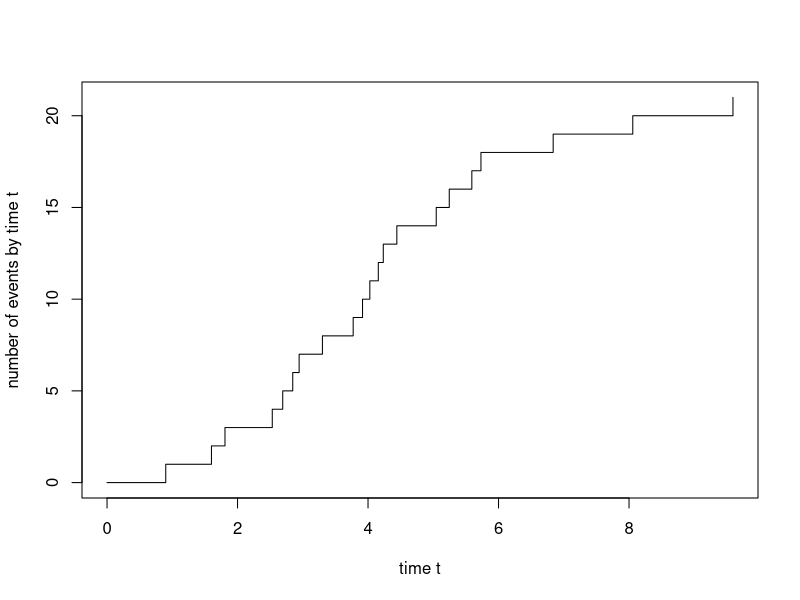
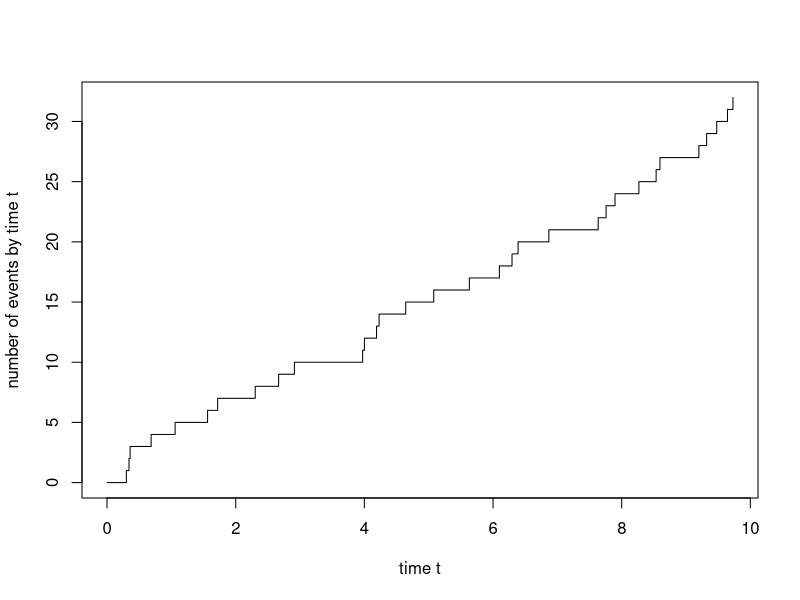

Here is the R script that generated these plots, in order:
## ---- chunk 1
n=100
u=runif(n,0,1)
x=c(1:n)*0
lamb=1/1500
x=-log(1-u)/lamb
## ---- chunk 2
ks.test(x,pexp,1/1500, alternative="two.sided")

## ---- chunk 3
m=30 #number of changes
index=floor(runif(m,1,n))
lamb2=1/500
y=x

for (i in 1:m){
  u=runif(1,0,1)
  y[index[i]]=-log(1-u)/lamb2}
## ---- chunk 4
ks.test(y,pexp,1/1500, alternative="two.sided")
result=ks.test(y,pexp,1/1500, alternative="two.sided")
print(result$statistic)
## ---- chunk 5
n=100
size=10
max=0
rangemax=c(1:size)*0
start=1
end=size

for (i in 1:(n-size)){
  result=ks.test(y[start:end],pexp,1/1500, alternative="two.sided")
  compared=result$statistic
  if (compared > max){max=compared
  rangemax=c(start:end)}
  start=start+1
  end=end+1
} 
print(max)
print(rangemax)
## ---- chunk 6
size=5
max=0
rangemax=c(1:size)*0
start=1
end=size

for (i in 1:(n-size)){
  result=ks.test(y[start:end],pexp,1/1500, alternative="two.sided")
  compared=result$statistic
  if (compared > max){max=compared
  rangemax=c(start:end)}
  start=start+1
  end=end+1
} 
print(max)
print(rangemax)
## ---- chunk 7
print(ks.test(y[rangemax],pexp,1/1500, alternative="two.sided")$p.value)
## ---- chunk 8
size=10
max=0
rangemax=c(1:size)*0
start=1
end=size

for (i in 1:(n-size)){
  result=ks.test(x[start:end],pexp,1/1500, alternative="two.sided")
  compared=result$statistic
  if (compared > max){max=compared
  rangemax=c(start:end)}
  start=start+1
  end=end+1
} 
print(max)
print(rangemax)
print(ks.test(y[rangemax],pexp,1/1500, alternative="two.sided")$p.value)
## ---- chunk 9

PoissonProcess <- function(lambda,T) {
  return(sort(runif(rpois(1,lambda*T),0,T)))
}



lambda1=2
lambda2=3
Ti=10
pp1=PoissonProcess(lambda1,Ti)
print(pp1)
plot(c(0,pp1),0:length(pp1),type="s",xlab="time t",ylab="number of events by time t")

pp2=PoissonProcess(lambda2,Ti)
print(pp2)
plot(c(0,pp2),0:length(pp2),type="s",xlab="time t",ylab="number of events by time t")

#time between events 
n1=length(pp1)
tbe1=pp1[2:n1]-pp1[1:n1-1]
tbe1

n2=length(pp2)
tbe2=pp2[2:n2]-pp2[1:n2-1]
tbe2




## ---- chunk 10
Rain_Dataset = read.csv("synop.202202.csv", sep = ";")
print("Rain Dataset")
summary(Rain_Dataset)


Rain_Dataset_Red = Rain_Dataset[,c('date', 'rr3')]
Rain_Dataset_Red[,'rr3'] = as.numeric(Rain_Dataset_Red[,'rr3'])

summary(Rain_Dataset_Red)
head(Rain_Dataset_Red)
